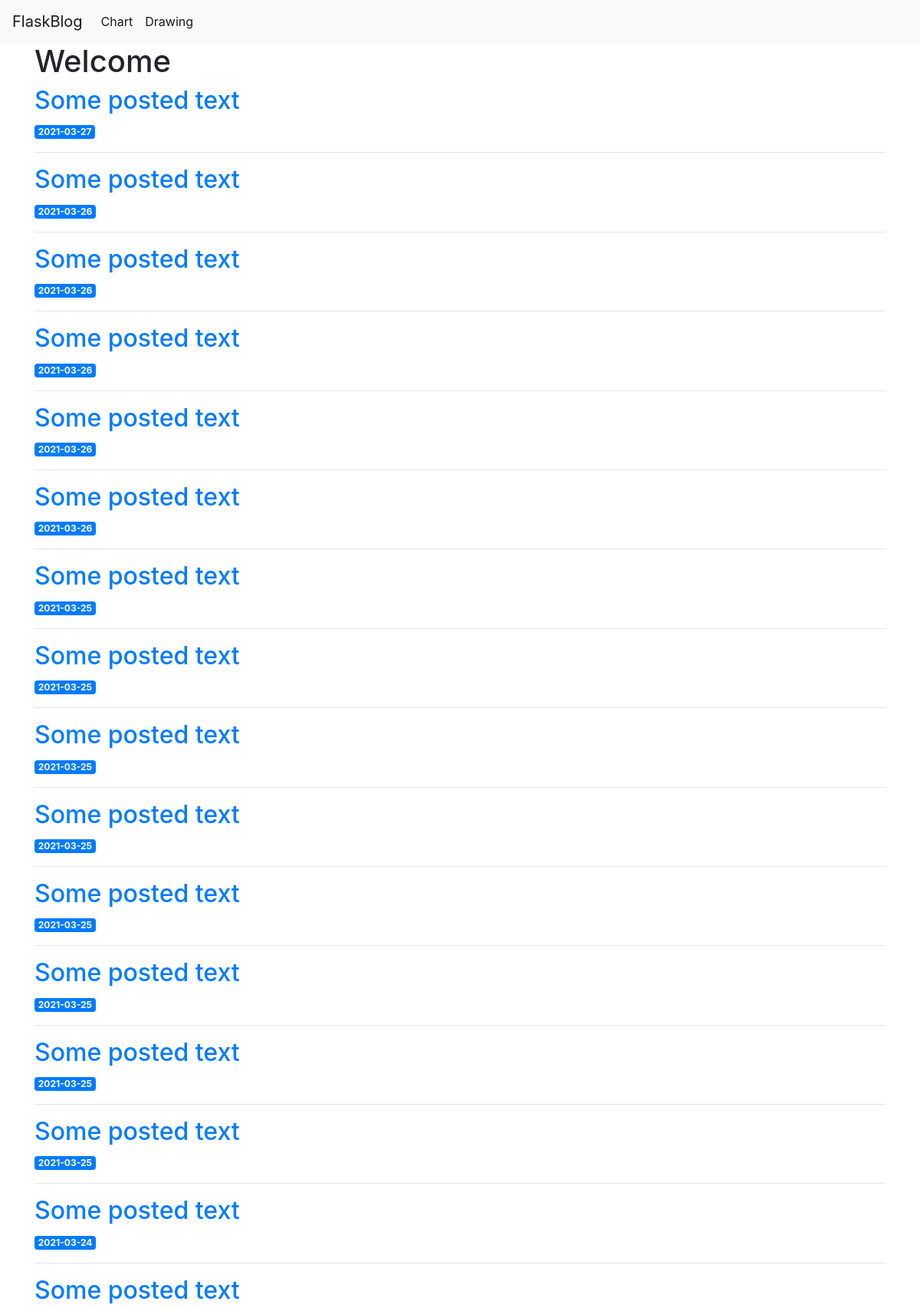
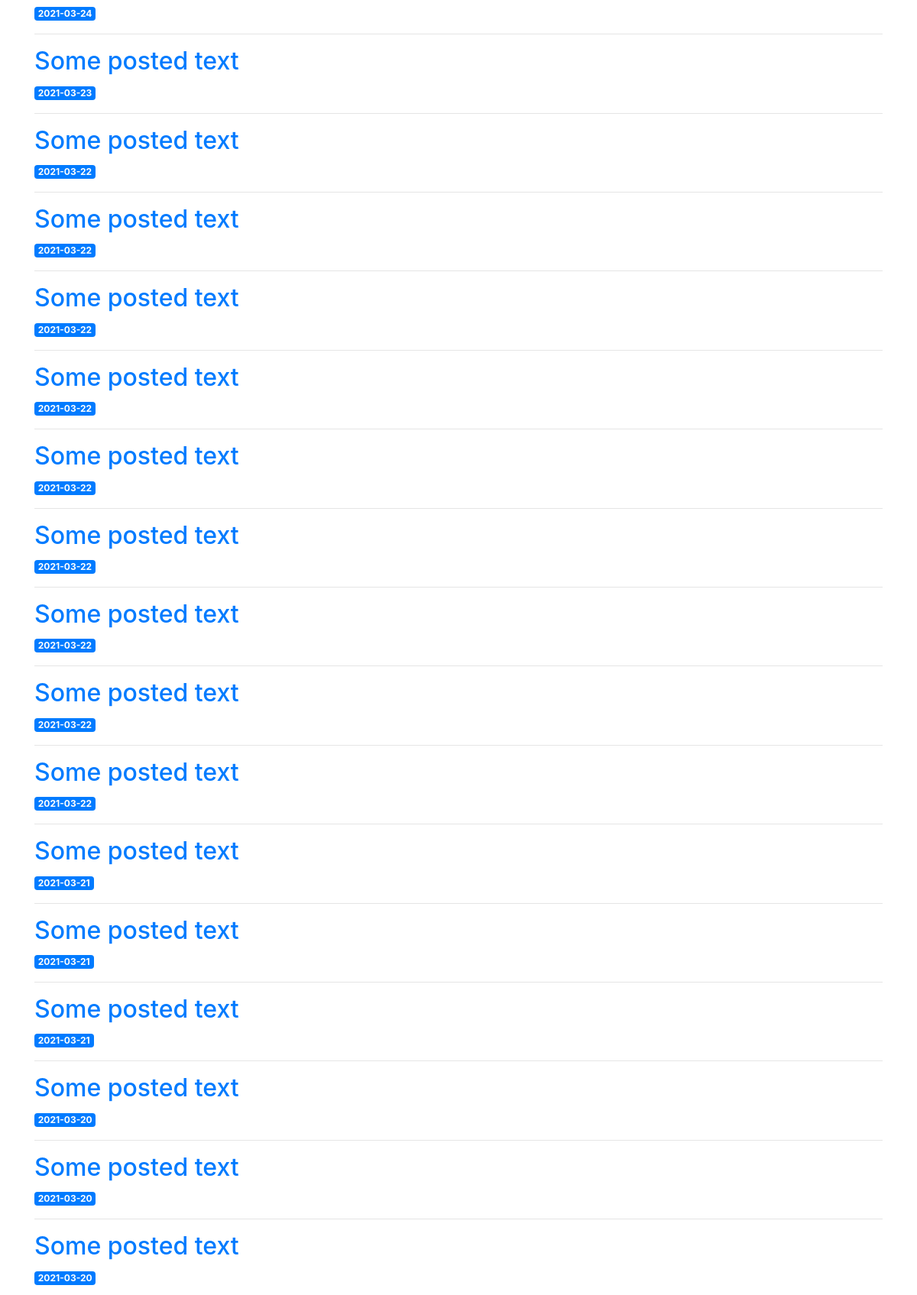
The page / (upper part) on the database its author committed (2 pictures, top to bottom).
### tables this page shows
CREATE TABLE posts (
    id INTEGER PRIMARY KEY AUTOINCREMENT,
    created TIMESTAMP NOT NULL DEFAULT CURRENT_TIMESTAMP,
    title TEXT NOT NULL,
    content TEXT NOT NULL
);

### main_db.py (the view)
@app.route('/')
def index():
    conn = get_db_connection()
    posts = conn.execute('SELECT * FROM posts').fetchall()
    conn.close()
    return render_template('index.html', posts=posts)

### main_db.py (called while the page is built)
def get_db_connection():
    conn = sqlite3.connect('database.db')
    conn.row_factory = sqlite3.Row
    return conn

### templates/index.html
{% extends 'base.html' %}
{% block content %}
    <h1>Welcome</h1>
{% for post in posts %}
        <a href="#">
            <h2>{{ post['title'] }}</h2>
        </a>
        <span class="badge badge-primary">{{ post['created'] }}</span>
        <hr>
    {% endfor %}
{% endblock %}

### templates/base.html (shortened to what this page needs)
<!doctype html>
<html lang="en">
  <head>
    <link rel="stylesheet" href="https://stackpath.bootstrapcdn.com/bootstrap/4.3.1/css/bootstrap.min.css">
  </head>
  <body>
    <nav class="navbar navbar-expand-md navbar-light bg-light">
        <a class="navbar-brand" href="{{ url_for('index')}}">FlaskBlog</a>
        <div class="collapse navbar-collapse" id="navbarNav">
            <ul class="navbar-nav">
                <li class="nav-item active">
                    <a class="nav-link" href="/chart">Chart</a>
                </li>
                <li class="nav-item active">
                    <a class="nav-link" href="/drawing">Drawing</a>
                </li>
            </ul>
        </div>
    </nav>
    <div class="container">
        {% block content %} {% endblock %}
    </div>
  </body>
</html>

### rows shown on the page
posts: title "Some posted text", created "2021-03-27"
posts: title "Some posted text", created "2021-03-26"
posts: title "Some posted text", created "2021-03-26"
posts: title "Some posted text", created "2021-03-26"
posts: title "Some posted text", created "2021-03-26"
posts: title "Some posted text", created "2021-03-26"
posts: title "Some posted text", created "2021-03-25"
posts: title "Some posted text", created "2021-03-25"
posts: title "Some posted text", created "2021-03-25"
posts: title "Some posted text", created "2021-03-25"
posts: title "Some posted text", created "2021-03-25"
posts: title "Some posted text", created "2021-03-25"
posts: title "Some posted text", created "2021-03-25"
posts: title "Some posted text", created "2021-03-25"
posts: title "Some posted text", created "2021-03-24"
posts: title "Some posted text", created "2021-03-24"
posts: title "Some posted text", created "2021-03-23"
posts: title "Some posted text", created "2021-03-22"
posts: title "Some posted text", created "2021-03-22"
posts: title "Some posted text", created "2021-03-22"
posts: title "Some posted text", created "2021-03-22"
posts: title "Some posted text", created "2021-03-22"
posts: title "Some posted text", created "2021-03-22"
posts: title "Some posted text", created "2021-03-22"
posts: title "Some posted text", created "2021-03-22"
posts: title "Some posted text", created "2021-03-22"
posts: title "Some posted text", created "2021-03-21"
posts: title "Some posted text", created "2021-03-21"
posts: title "Some posted text", created "2021-03-21"
posts: title "Some posted text", created "2021-03-20"
posts: title "Some posted text", created "2021-03-20"
posts: title "Some posted text", created "2021-03-20"
